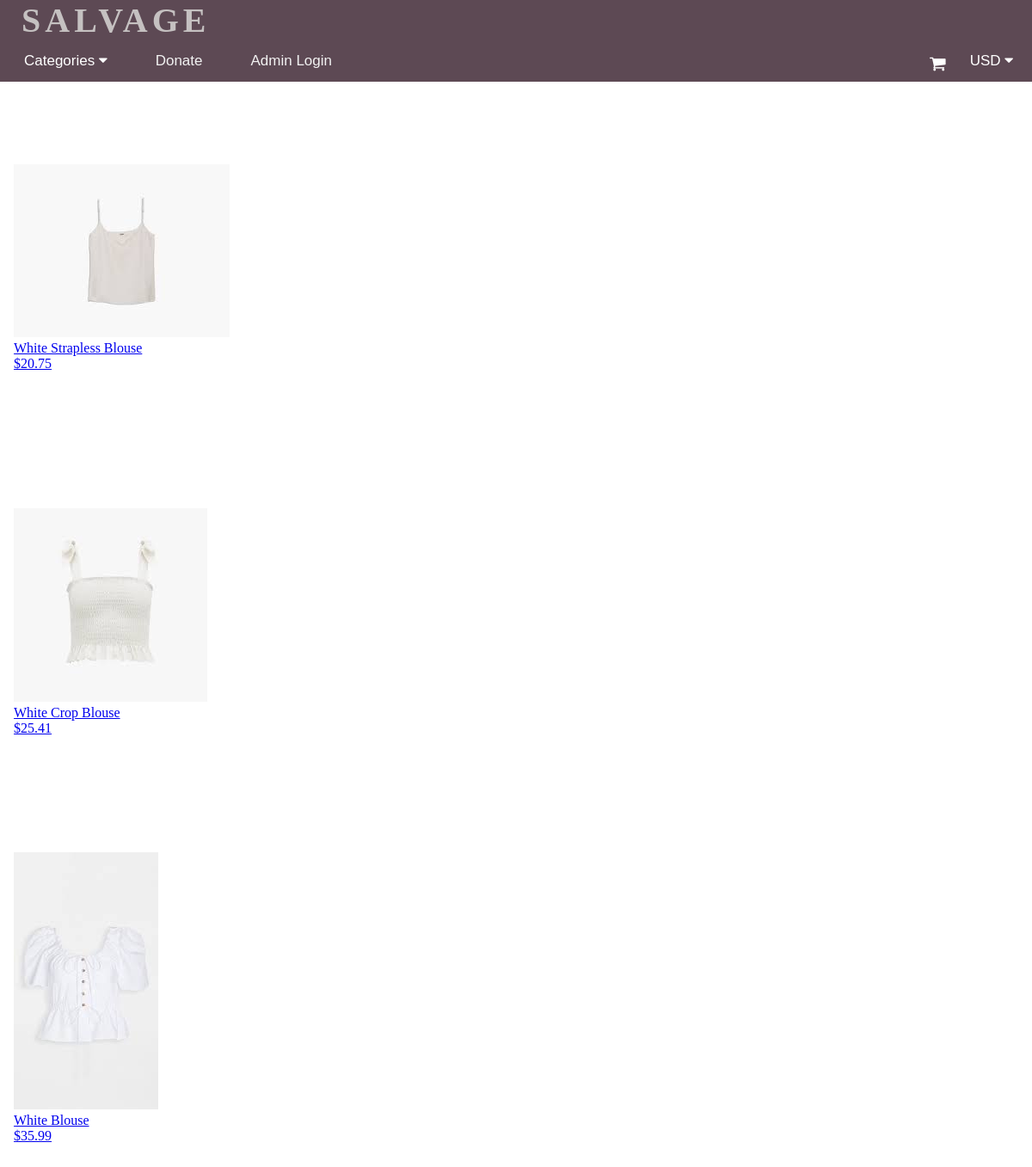
/Salvage/tops.php, run on the app's committed database.
### tables this page shows
CREATE TABLE `Products` (
  `productId` smallint(6) NOT NULL,
  `productName` varchar(255) NOT NULL,
  `productPrice` double(10,2) NOT NULL,
  `productCat` varchar(255) NOT NULL,
  `productImg` text NOT NULL,
  `productQuant` int(11) NOT NULL
);

### Salvage/tops.php (the view, shortened to what this page needs)
<!DOCTYPE html>
<html>
<head>
        <link rel="stylesheet" href="./home.css">
        <link rel="stylesheet" href="https://cdnjs.cloudflare.com/ajax/libs/font-awesome/4.7.0/css/font-awesome.min.css">
    </head>
<body>
<?php
include 'nav.php';
$servername = "localhost";
$username = "root";
$password = "fredline";
$database = "salvage";
$conn = new mysqli($servername, $username, $password, $database);
$sql = "SELECT productId, productName, productPrice, productCat, productImg FROM Products";
$result = $conn->query($sql);
?>
<div class="cont">
<div class="row">
 <?php
  while ($row = $result->fetch_assoc()){
   ?>
        <div class="column">
        <a href="functions.php?page=product&id=<?=$row['productId']?>">
          <?php
          if($row["productCat"]=="Tops"){
          echo "<img style='max-width:100%;
//         max-height:100%;' src=". $row["productImg"]. ">"."<br>".$row["productName"]."<br>"."$".$row["productPrice"];?>
      </a>
</div>
   <?php
          }
  }
 ?>
   </div>
</div>
</body>
</html

### Salvage/home.css (style rules this page uses)
body { overflow-x: hidden; margin:0; width:100%; }
.row { display: grid; grid-template-columns: repeat(3, 300px); grid-gap: 15px; margin-top:80px; padding: 10px; }
.column { height: 300px; border-radius: 3px; margin-bottom:100px; }
.row > div { margin: 6px; margin-bottom:60px; }
img { max-width:100%; max-height:100%; }

### Salvage/nav.css (style rules this page uses)
body { margin:0;overflow-x:hidden; }

### data on the page
products: productImg (picture), productName "White Strapless Blouse", productPrice "20.75"
products: productImg (picture), productName "White Crop Blouse", productPrice "25.41"
products: productImg (picture), productName "White Blouse", productPrice "35.99"
